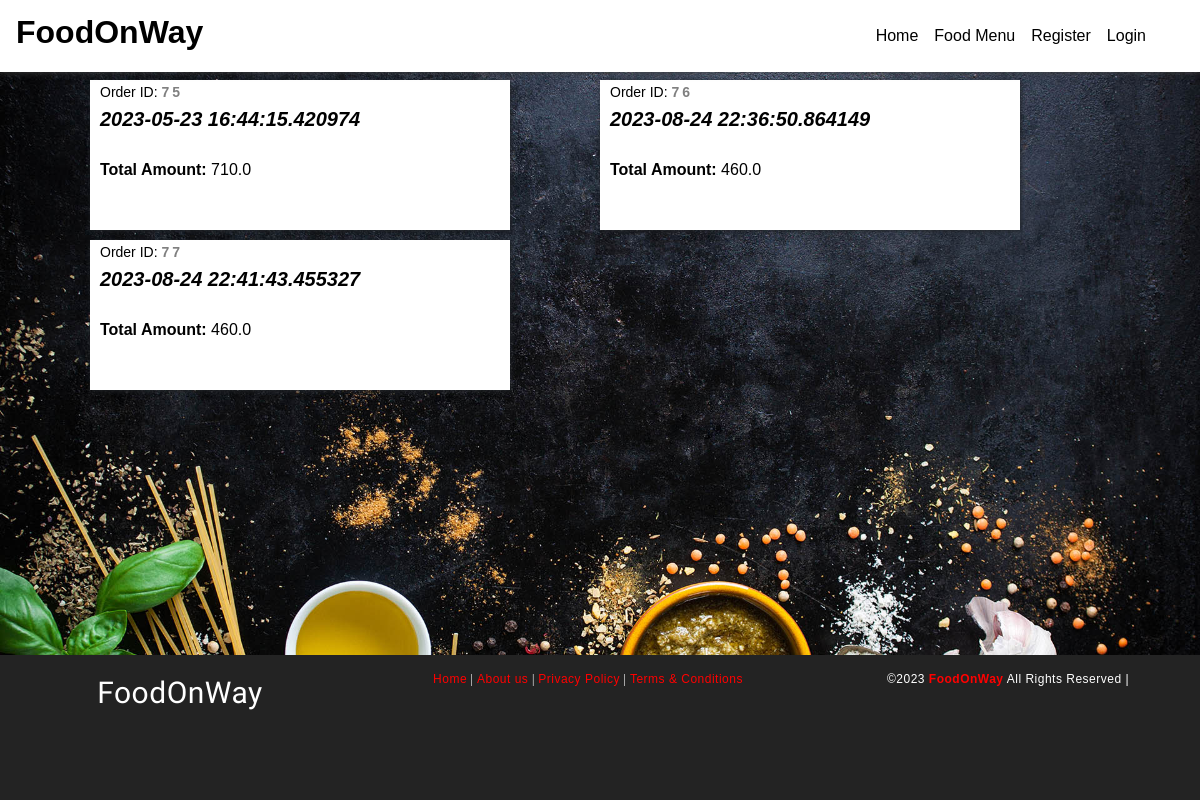
The page /orders on the database its author committed.
### foodapp/models.py (models this page shows)
class Order(models.Model):
	OrderId   = models.AutoField(primary_key=True)
	CustEmail = models.CharField(max_length=30)
	OrderDate = models.CharField(max_length=40)
	TotalBill = models.FloatField(max_length=50)
	class Meta:
		db_table = "FP_Order"

### foodapp/views.py (the view)
# urls.py: path("orders", views.getorder),
def getorder(request):
    orders = Order.objects.all()
    return render(request, "orderlist.html", {"orderlist": orders})

### Templates/foodapp/orderlist.html (shortened to what this page needs)
<!DOCTYPE html>
<html lang="en" dir="ltr">
  <head>
	{% load static %}
    <link rel="stylesheet" type="text/css" href="{% static 'css/imperial_style.css' %}" />
    <link rel="stylesheet" type="text/css" href="{% static 'css/master.css' %}" />
    <link rel="stylesheet" href="https://use.fontawesome.com/releases/v5.7.2/css/all.css">
    <link rel="stylesheet" href="https://use.fontawesome.com/releases/v5.3.1/css/all.css">
<link rel="stylesheet" href="https://stackpath.bootstrapcdn.com/bootstrap/4.4.1/css/bootstrap.min.css">
  </head>
    <nav class="navbar navbar-expand-lg navbar-light" style="position: fixed;width:100%;background-image: linear-gradient(180deg,#FFF,#FFF);box-shadow: 0px 0px 7px 0px #404040;">
      <a class="navbar-brand" href="/"><h2 style="color:black;font-family:sans-serif;font-weight:bolder;"><b>FoodOnWay</b></h2></a>
      <div class="collapse navbar-collapse" id="navbarSupportedContent">
        <ul class="navbar-nav" style="margin-left:auto!important;margin-right:30px;">
          <li class="nav-item active">
            <a class="nav-link" id="nav-link" href="home">Home <span class="sr-only">(current)</span></a>
          </li>
          <li class="nav-item active">
            <a class="nav-link" id="nav-link" href="allfood">Food Menu <span class="sr-only">(current)</span></a>
          </li>
          {% if request.session.CustId is None and request.session.AdminId is None %}
          <li class="nav-item active">
            <a class="nav-link" id="nav-link" href="addcustomer">Register <span class="sr-only">(current)</span></a>
          </li>
          {% endif %}
          {% if request.session.CustId is None and request.session.AdminId is None %}
          <li class="nav-item active">
            <a class="nav-link" id="nav-link" href="login">Login <span class="sr-only">(current)</span></a>
          </li>
          {% endif %}
        </ul>
      </div>
    </nav>
    <main style="margin-top:80px;">
      <form action="placeorder" method="post">
{% for o in orderlist %}
      <div class="" style="background:#FFF;position: static;width:35%;height:150px;margin-left: 7.5%;float:left;box-shadow:1px 1px 5px;margin-bottom:10px;">
        <span style="color:black;float:left;margin-left:10px;"><span style="font-size:14px;">Order ID: <b style="letter-spacing: 3px;color: grey;">{{o.OrderId}}</b></span><br /><b style="font-size:20px;"><i>{{o.OrderDate}}</i></b><br/>
<br />
<tr>
<td><b>Total Amount:  </b></td><td>{{o.TotalBill}}</td><br /><td><b></b></td><td id="tlp" style="color:black;"></td>
</tr><a href="#" ></a>
      </span>
      </div>
      {% endfor %}
    </form>
    </main>
    <footer>
      <div class="foot-con">
        <div class="fo-cont-1">
            FoodOnWay
        </div>
        <div class="fo-cont-2">
          <a class="ext-link" href="#">Home</a> |
            <a class="ext-link" href="#">About us</a> |
              <a class="ext-link" href="#">Privacy Policy</a> |
                <a class="ext-link" href="#">Terms & Conditions</a>
        </div>
      ©<script type='text/javascript'>var creditsyear = new Date();document.write(creditsyear.getFullYear());</script> <a class="ext-link" href="/"><b>FoodOnWay</b></a> All Rights Reserved |
    </footer>
  </body>
</html>

### foodapp/static/css/imperial_style.css (style rules this page uses)
* { margin: 0; padding: 0; font-family: sans-serif; box-sizing: border-box; text-decoration: none; }
a { color: red; }
#nav-link { font-family: sans-serif; font-weight: 400; color:black; }
footer { margin-top: 10px; padding-top: 15px; padding-bottom: 30px; background-color: #232323; color: white; font-family: sans-serif; font-size:12px; font-weight: normal; letter-spacing: 0.5px; text-align: center; flex-shrink: 0; }
.foot-con { width: 100%; height: 100px; overflow: hidden; }
.fo-cont-1 { width:30%; float: left; text-align: center; font-size: 30px; font-weight: normal; color: ; font-family: 'Bevan', cursive; overflow: hidden; }
.fo-cont-2 { width:38%; float: left; font-size: 12px; text-align: center; font-weight: normal; color: ; font-family: 'Ultra', serif; overflow: hidden; }

### foodapp/static/css/master.css (style rules this page uses)
* { margin: 0; padding: 0; font-family: sans-serif; box-sizing: border-box; text-decoration: none; }
main { margin-top: 50px; flex: 1 0 auto; }
footer { margin-top: 10px; padding-top: 15px; padding-bottom: 30px; background-color: #232323; color: white; font-family: sans-serif; font-size:12px; font-weight: normal; letter-spacing: 0.5px; text-align: center; flex-shrink: 0; }
.ext-link { color: red; }
.foot-con { width: 100%; height: 100px; overflow: hidden; }
.fo-cont-1 { width:30%; float: left; text-align: center; font-size: 30px; font-weight: normal; color: ; font-family: 'Bevan', cursive; overflow: hidden; }
.fo-cont-2 { width:38%; float: left; font-size: 12px; text-align: center; font-weight: normal; color: ; font-family: 'Ultra', serif; overflow: hidden; }

### rows shown on the page
Order: OrderId "75", OrderDate "2023-05-23 16:44:15.420974", TotalBill "710.0"
Order: OrderId "76", OrderDate "2023-08-24 22:36:50.864149", TotalBill "460.0"
Order: OrderId "77", OrderDate "2023-08-24 22:41:43.455327", TotalBill "460.0"
